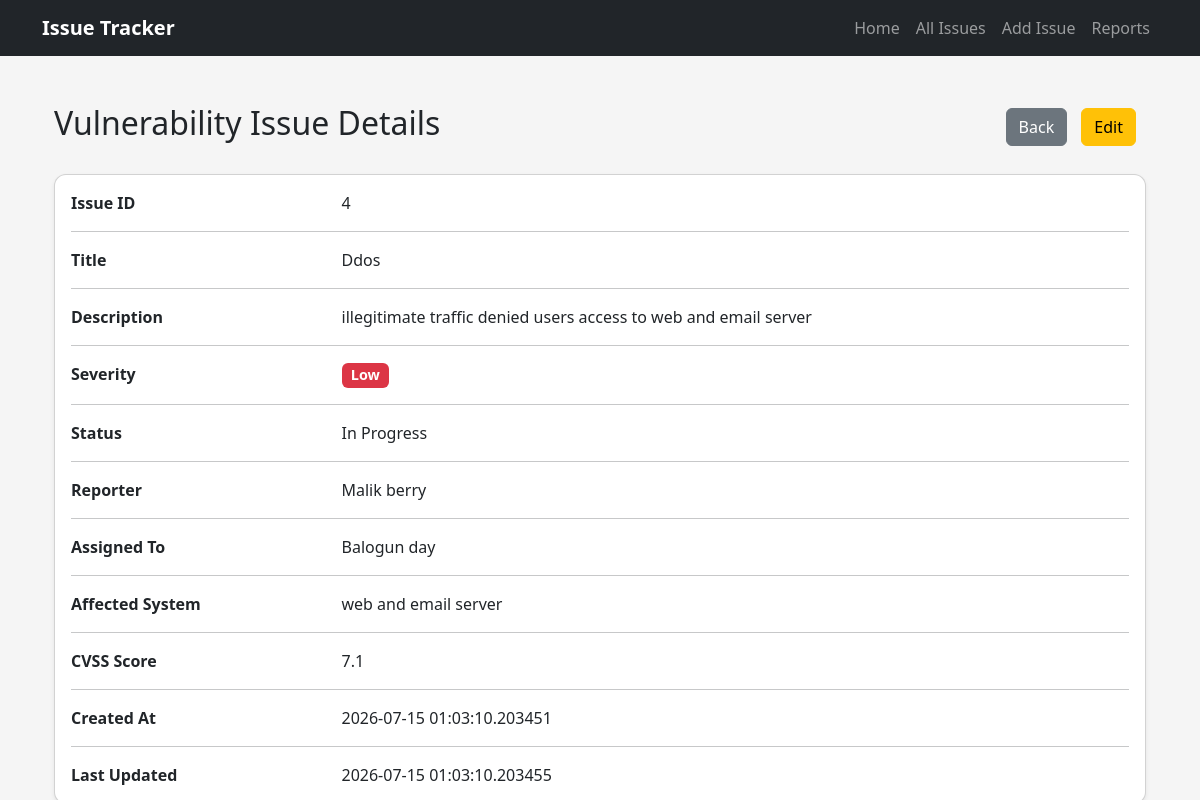
The app's page /view_issue/4 with its own data.
### models.py (models this page shows, shortened)
class VulnIssue(db.Model):
    __tablename__ = "issues"
    id = db.Column(db.Integer, primary_key=True,autoincrement=True)
    title = db.Column(db.String(100), nullable=False)
    description = db.Column(db.Text, nullable=False)
    severity = db.Column(db.String(20), nullable=False)
    status = db.Column(db.String(20), nullable=False)
    reporter = db.Column(db.String(100), nullable=False)
    assigned_to = db.Column(db.String(100), nullable=False)
    affected_system = db.Column(db.String(150), nullable=False)
    cvss_score = db.Column(db.Float, nullable=False)
    created_at = db.Column(db.DateTime, default=datetime.utcnow)
    updated_at = db.Column(
    db.DateTime,
    default=datetime.utcnow,
    onupdate=datetime.utcnow
    )

### routes.py (the view)
@api.route("/view_issue/<int:issue_id>", methods=["GET"]) #/view_issue/{{ issue.id }}
def view_issue_page(issue_id):
    issue = db.session.get(VulnIssue, issue_id)
    if issue is None:
        return f"Issue number not found", 404
    return render_template(
        "view_issue.html",
        issue=issue
    )

### templates/view_issue.html
{% extends "base.html" %} {% block title %} View Issue {% endblock %} {% block
content %}
<div class="container mt-4">
  <div class="d-flex justify-content-between align-items-center mb-4">
    <h2>Vulnerability Issue Details</h2>
    <div>
      <a href="/issues-page" class="btn btn-secondary"> Back </a>
      <a href="/edit-issue/{{ issue.id }}" class="btn btn-warning"> Edit </a>
    </div>
  </div>
  <div class="card shadow-sm">
    <div class="card-body">
      <div class="row mb-3">
        <div class="col-md-3">
          <strong>Issue ID</strong>
        </div>
        <div class="col-md-9">{{ issue.id }}</div>
      </div>
      <hr />
      <div class="row mb-3">
        <div class="col-md-3">
          <strong>Title</strong>
        </div>
        <div class="col-md-9">{{ issue.title }}</div>
      </div>
      <hr />
      <div class="row mb-3">
        <div class="col-md-3">
          <strong>Description</strong>
        </div>
        <div class="col-md-9">{{ issue.description }}</div>
      </div>
      <hr />
      <div class="row mb-3">
        <div class="col-md-3">
          <strong>Severity</strong>
        </div>
        <div class="col-md-9">
          <span class="badge bg-danger"> {{ issue.severity }} </span>
        </div>
      </div>
      <hr />
      <div class="row mb-3">
        <div class="col-md-3">
          <strong>Status</strong>
        </div>
        <div class="col-md-9">{{ issue.status }}</div>
      </div>
      <hr />
      <div class="row mb-3">
        <div class="col-md-3">
          <strong>Reporter</strong>
        </div>
        <div class="col-md-9">{{ issue.reporter }}</div>
      </div>
      <hr />
      <div class="row mb-3">
        <div class="col-md-3">
          <strong>Assigned To</strong>
        </div>
        <div class="col-md-9">{{ issue.assigned_to }}</div>
      </div>
      <hr />
      <div class="row mb-3">
        <div class="col-md-3">
          <strong>Affected System</strong>
        </div>
        <div class="col-md-9">{{ issue.affected_system }}</div>
      </div>
      <hr />
      <div class="row mb-3">
        <div class="col-md-3">
          <strong>CVSS Score</strong>
        </div>
        <div class="col-md-9">{{ issue.cvss_score }}</div>
      </div>
      {% if issue.created_at %}
      <hr />
      <div class="row mb-3">
        <div class="col-md-3">
          <strong>Created At</strong>
        </div>
        <div class="col-md-9">{{ issue.created_at }}</div>
      </div>
      {% endif %} {% if issue.updated_at %}
      <hr />
      <div class="row">
        <div class="col-md-3">
          <strong>Last Updated</strong>
        </div>
        <div class="col-md-9">{{ issue.updated_at }}</div>
      </div>
      {% endif %}
    </div>
  </div>
</div>
{% endblock %}

### static/css/style.css (style rules this page uses)
body { background: #f5f5f5; }
.card { border-radius: 12px; }
.btn { margin-right: 10px; }
.card { box-shadow: 0 0 10px rgba(0, 0, 0, 0.1); }
.badge { font-size: 0.9rem; }

### records on screen
VulnIssue: id "4", title "Ddos", description "illegitimate traffic denied users access to web and email server", severity "Low", status "In Progress", reporter "Malik berry", assigned_to "Balogun day", affected_system "web and email server", cvss_score "7.1", created_at "2026-07-15 01:03:10.203451", updated_at "2026-07-15 01:03:10.203455"
